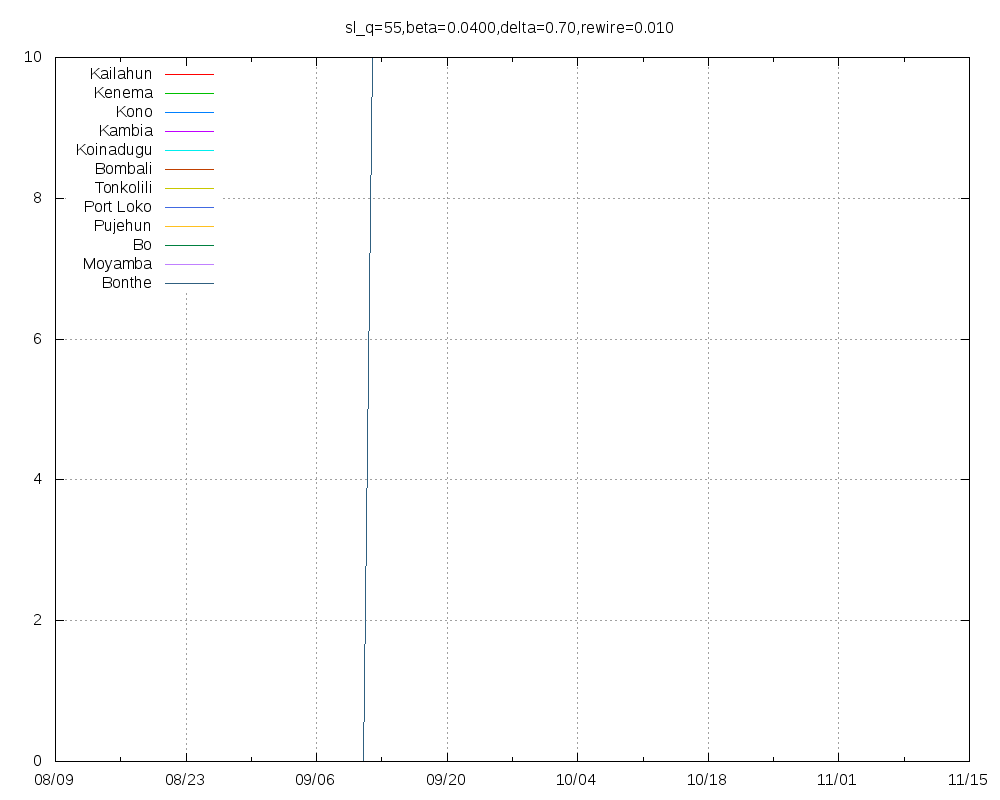

The script that saved this image:
set title "sl_q=55,beta=0.0400,delta=0.70,rewire=0.010"
set key top left
set grid
set xdata time
set timefmt "%Y-%m-%d"
set terminal png size 1000,800
set output "sl_q=55,beta=0.0400,delta=0.70,rewire=0.010.png"
plot "Kailahun.tab" using 1:2 title "Kailahun" with lines,"Kenema.tab" using 1:2 title "Kenema" with lines,"Kono.tab" using 1:2 title "Kono" with lines,"Kambia.tab" using 1:2 title "Kambia" with lines,"Koinadugu.tab" using 1:2 title "Koinadugu" with lines,"Bombali.tab" using 1:2 title "Bombali" with lines,"Tonkolili.tab" using 1:2 title "Tonkolili" with lines,"Port_Loko.tab" using 1:2 title "Port Loko" with lines,"Pujehun.tab" using 1:2 title "Pujehun" with lines,"Bo.tab" using 1:2 title "Bo" with lines,"Moyamba.tab" using 1:2 title "Moyamba" with lines,"Bonthe.tab" using 1:2 title "Bonthe" with lines
